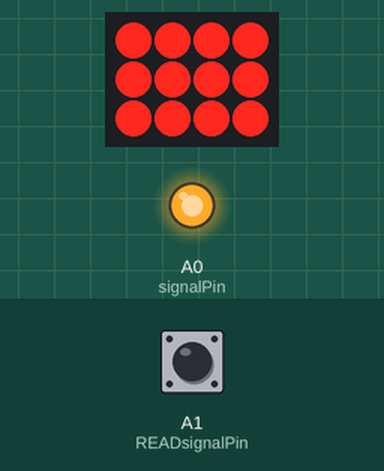
This program was run on a simulated Teensy 4. Shown: 4×3 LED matrix, output pins drawn as LEDs (lit = HIGH). Wiring (inferred from the names in the program): LED matrix (orientation assumed): rows pin 0, pin 1, pin 2; columns A5, A4, A3, A2. The inputs (shaded band) are chosen by the test bench; at power-on: A1 (READsignalPin) LOW. Pins used as bus, display or sensor lines are not drawn; what the program prints to the serial monitor is not drawn.

Above: at 1.2 s.
1.3 s: A1 (READsignalPin) pulsed HIGH 5 times (0.12 s each, 0.3 s apart)
At 2.47 s:
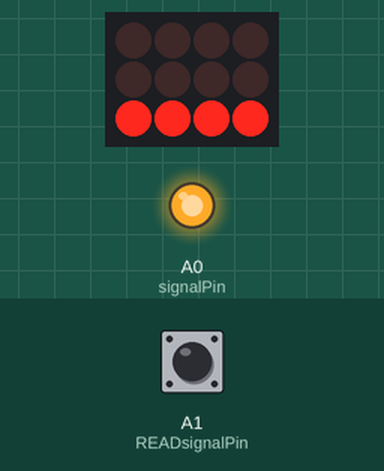
Timing chart, 0 to 4.3 s (numbered marks = the images above; inputs shaded):
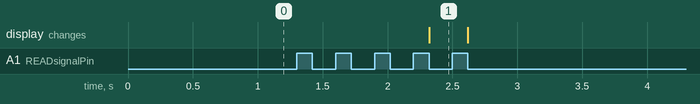

The program:

main.cpp
```cpp
#include <Arduino.h>
#include <vector>

// --- Multiplexer pin setup ---
const uint8_t muxEnPins[3] = {3, 4, 5};
const uint8_t muxSelPins[4] = {19, 18, 17, 16};
const uint8_t signalPin = 14;

const uint8_t READmuxEnPins[3] = {0, 1, 2};
const uint8_t READmuxSelPins[4] = {23, 22, 21, 20};
const uint8_t READsignalPin = 15;


const int ROWS = 48;
const int COLS = 48;
const int FRAMES = 20;
const int DEBOUNCE_FRAMES = 3;
std::vector<std::vector<int>> debounceCounter(ROWS, std::vector<int>(COLS, 0));
std::vector<std::vector<bool>> stableState(ROWS, std::vector<bool>(COLS, false));

std::vector<std::vector<std::vector<bool>>> matrix(
  FRAMES, std::vector<std::vector<bool>>(ROWS, std::vector<bool>(COLS, false))
);

// --- Helpers ---
void selectChannel(uint8_t channel) {
  for (uint8_t i = 0; i < 4; i++)
    digitalWriteFast(muxSelPins[i], (channel >> i) & 0x01);
}

void READselectChannel(uint8_t channel) {
  for (uint8_t i = 0; i < 4; i++)
    digitalWriteFast(READmuxSelPins[i], (channel >> i) & 0x01);
}

void enableMux(uint8_t muxIndex) {
  for (uint8_t i = 0; i < 3; i++) digitalWriteFast(muxEnPins[i], HIGH);
  digitalWriteFast(muxEnPins[muxIndex], LOW);
}

void READenableMux(uint8_t rmuxIndex) {
  for (uint8_t i = 0; i < 3; i++) digitalWriteFast(READmuxEnPins[i], HIGH);
  digitalWriteFast(READmuxEnPins[rmuxIndex], LOW);
}


void setup() {
  Serial.begin(115200);

  for (uint8_t i = 0; i < 3; i++) {
    pinMode(muxEnPins[i], OUTPUT);
    digitalWriteFast(muxEnPins[i], HIGH);
    pinMode(READmuxEnPins[i], OUTPUT);
    digitalWriteFast(READmuxEnPins[i], HIGH);
  }
  for (uint8_t i = 0; i < 4; i++) {
    pinMode(muxSelPins[i], OUTPUT);
    pinMode(READmuxSelPins[i], OUTPUT);
    digitalWriteFast(muxSelPins[i], LOW);
    digitalWriteFast(READmuxSelPins[i], LOW);
  }

  pinMode(signalPin, OUTPUT);
  digitalWriteFast(signalPin, HIGH);
  pinMode(READsignalPin, INPUT);

  Serial.println("Ready...");
}


void sendMatrixBinary() {
  while (!Serial) delay(10);
  Serial.flush();

  // Header
  Serial.write("DATA", 4); //this is the header telling my recording python code the start of a frame
  Serial.write((uint8_t*)&FRAMES, sizeof(FRAMES));
  Serial.write((uint8_t*)&ROWS, sizeof(ROWS));
  Serial.write((uint8_t*)&COLS, sizeof(COLS));

  // --- Optimized buffered sending ---
  uint8_t buffer[256];
  int idx = 0;

  for (int f = 0; f < FRAMES; f++) {
    for (int r = 0; r < ROWS; r++) {
      for (int c = 0; c < COLS; c++) {
        buffer[idx++] = matrix[f][r][c] ? 1 : 0;
        if (idx >= sizeof(buffer)) {
          Serial.write(buffer, idx);
          idx = 0;
        }
      }
    }
  }

  // Send remaining bytes
  if (idx > 0) Serial.write(buffer, idx);

  // Footer
  Serial.write("DONE", 4);
  Serial.send_now();  // force USB flush immediately
}


void loop() {
  while (1) {
    // --- Capture FRAMES frames ---
    for (int f = 0; f < FRAMES; f++) {
      int rowIndex = 0;
      for (uint8_t mux = 0; mux < 3; mux++) {
        enableMux(mux);
        for (uint8_t ch = 0; ch < 16; ch++) {
          selectChannel(ch);
          delayMicroseconds(1);

          int colIndex = 0;
          for (uint8_t rmux = 0; rmux < 3; rmux++) {
            READenableMux(rmux);
            for (uint8_t rch = 0; rch < 16; rch++) {
              READselectChannel(rch);
              delayMicroseconds(1);
              matrix[f][rowIndex][colIndex] = digitalReadFast(READsignalPin);
              colIndex++;
            }
          }
          rowIndex++;
        }
      }
    }

    for (int r = 0; r < ROWS; r++) {
      for (int c = 0; c < COLS; c++) {
        bool current = matrix[FRAMES - 1][r][c];
        if (current == stableState[r][c]) {
          debounceCounter[r][c] = 0;
        } else {
          debounceCounter[r][c]++;
          if (debounceCounter[r][c] >= DEBOUNCE_FRAMES) {
            stableState[r][c] = current;
            debounceCounter[r][c] = 0;
          }
        }
      }
    }

    for (int r = 0; r < ROWS; r++) {
      for (int c = 0; c < COLS; c++) {
        matrix[FRAMES - 1][r][c] = stableState[r][c];
      }
    }

    sendMatrixBinary();

    //Serial.println("Done...");
    //delay(10); // optional pacing
  }
}
```
